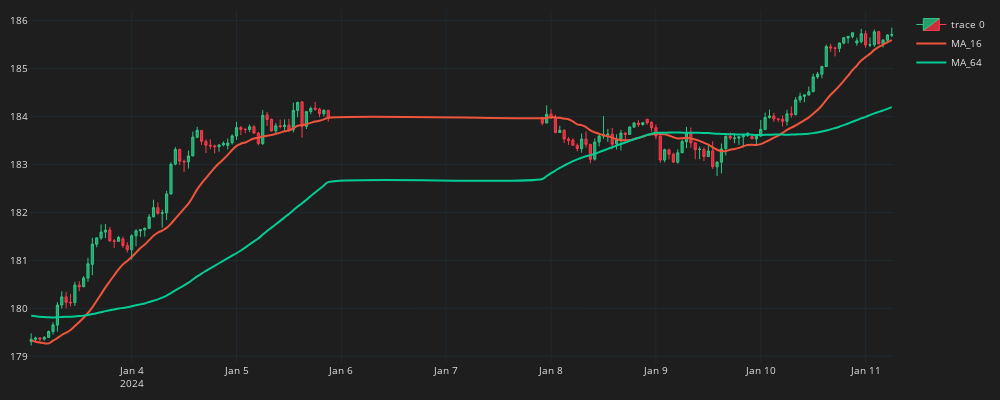

This figure's notebook cell:
### Code cell
fig = go.Figure()
fig.add_trace(go.Candlestick(
    x=df_plot.time, open=df_plot.mid_o, high=df_plot.mid_h, low=df_plot.mid_l, close=df_plot.mid_c,
    line=dict(width=1), opacity=1,
    increasing_fillcolor='#24A06B',
    decreasing_fillcolor="#CC2E3C",
    increasing_line_color='#2EC886',  
    decreasing_line_color='#FF3A4C'
))
for ma in ma_list:  
    col = f"MA_{ma}"
    fig.add_trace(go.Scatter(x=df_plot.time, 
        y=df_plot[col],
        line=dict(width=2),
        line_shape='spline',
        name=col
        ))
fig.update_layout(width=1000,height=400,
    margin=dict(l=10,r=10,b=10,t=10),
    font=dict(size=10,color="#e1e1e1"),
    paper_bgcolor="#1e1e1e",
    plot_bgcolor="#1e1e1e")
fig.update_xaxes(
    gridcolor="#1f292f",
    showgrid=True,fixedrange=True,rangeslider=dict(visible=False)
)
fig.update_yaxes(
    gridcolor="#1f292f",
    showgrid=True
)
fig.show()

### Figure 1 — Plotly figure (JSON) as saved in the notebook; plotly's stock layout.template omitted (floating-point values rounded to 4 significant figures; data arrays with more than 128 entries replaced by an {"elided": "..."} marker saying what was removed)
{"data": [{"close": {"elided": "150 float values"}, "decreasing": {"fillcolor": "#CC2E3C", "line": {"color": "#FF3A4C"}}, "high": {"elided": "150 float values"}, "increasing": {"fillcolor": "#24A06B", "line": {"color": "#2EC886"}}, "line": {"width": 1}, "low": {"elided": "150 float values"}, "opacity": 1, "open": {"elided": "150 float values"}, "type": "candlestick", "x": {"elided": "150 str values"}}, {"line": {"shape": "spline", "width": 2}, "name": "MA_16", "type": "scatter", "x": {"elided": "150 str values"}, "y": {"elided": "150 float values"}}, {"line": {"shape": "spline", "width": 2}, "name": "MA_64", "type": "scatter", "x": {"elided": "150 str values"}, "y": {"elided": "150 float values"}}], "layout": {"font": {"color": "#e1e1e1", "size": 10}, "height": 400, "margin": {"b": 10, "l": 10, "r": 10, "t": 10}, "paper_bgcolor": "#1e1e1e", "plot_bgcolor": "#1e1e1e", "width": 1000, "xaxis": {"fixedrange": true, "gridcolor": "#1f292f", "rangeslider": {"visible": false}, "showgrid": true}, "yaxis": {"gridcolor": "#1f292f", "showgrid": true}}}
